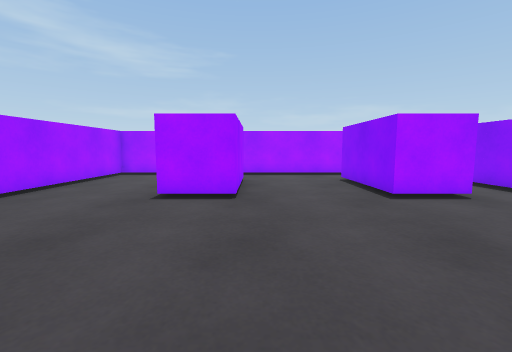
View 1 (above)

12 first-person views from a walk through a scene from a Unity 3-D project. The camera is 0.62 m above the floor, tilts 6° down and sees 90° across. The floor is counted in squares, 0.5 m on a side. Each view is taken from the middle of a square. On the plan, view 1 faces up. The plan holds only what a view shows up to about 12 squares ahead; the rest is blank. The place goes on beyond the plan.

View 2
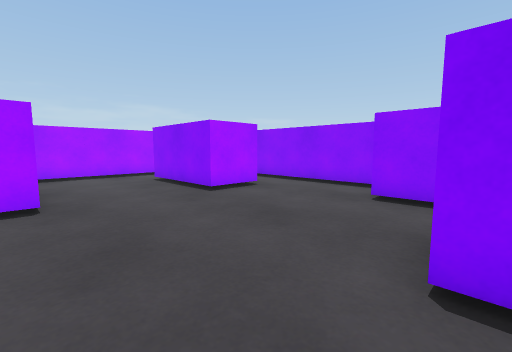

View 3
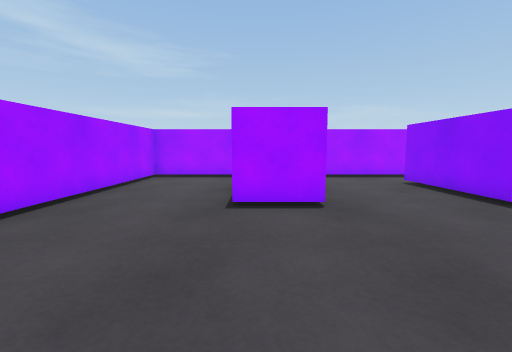

View 4
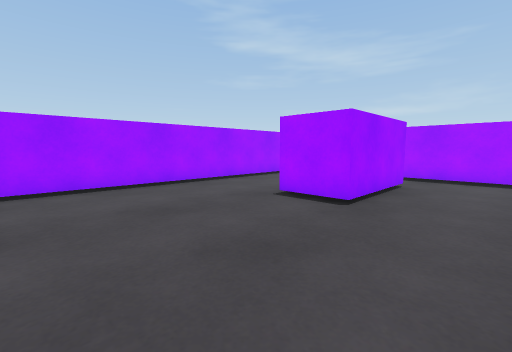

View 5
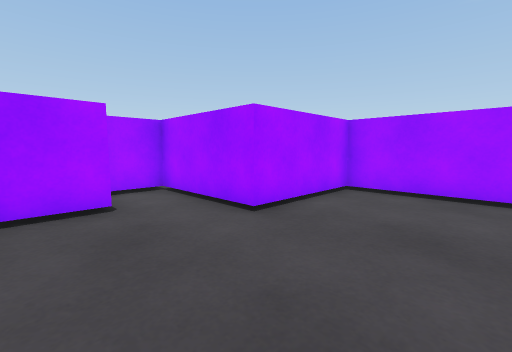

View 6
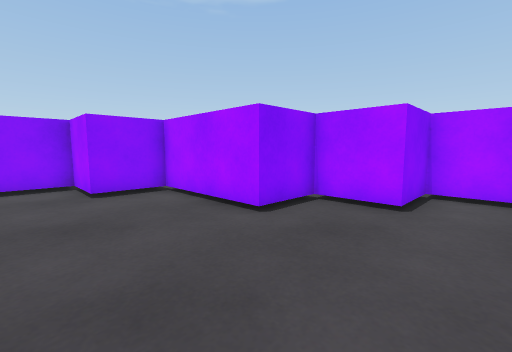

View 7
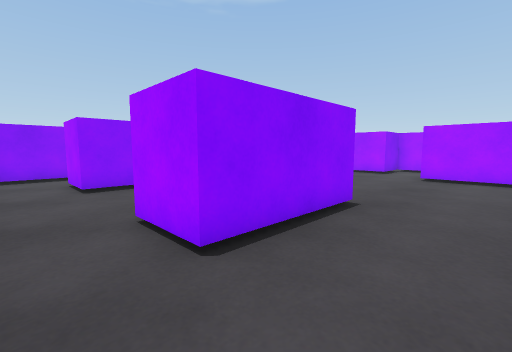

View 8
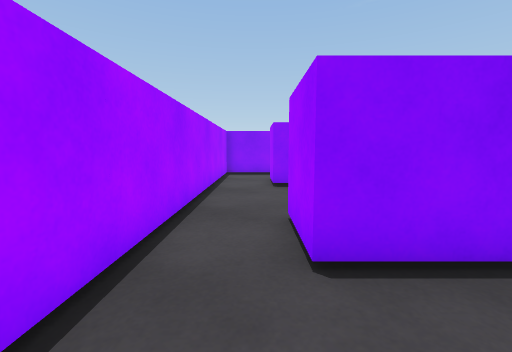

View 9
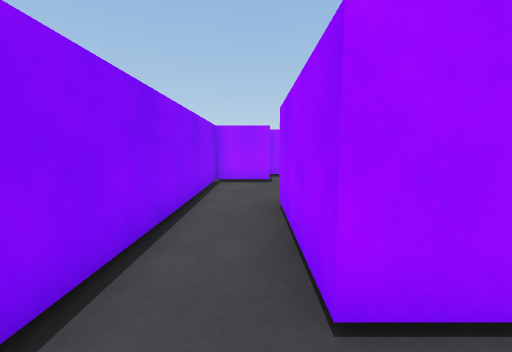

View 10
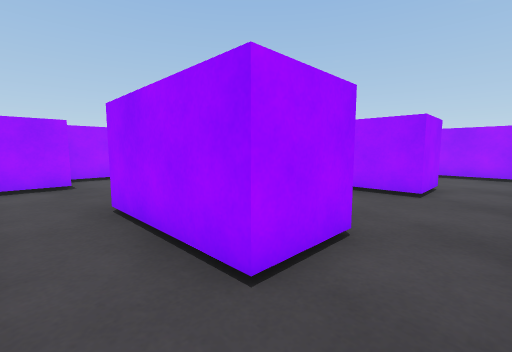

View 11
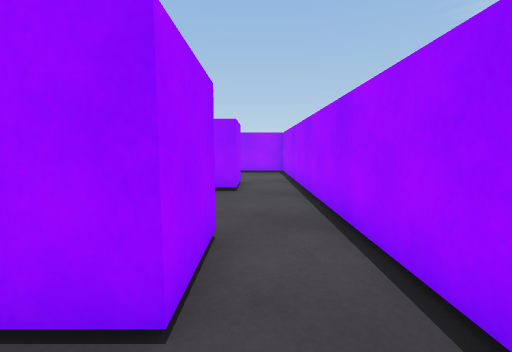

View 12
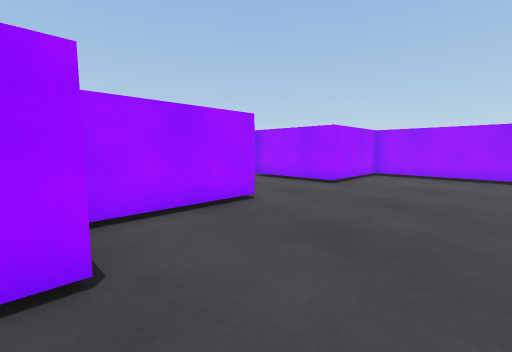

### Floor plan
Points are (right, up) in squares from view 1. A wall is a line through its corners. A room is listed if a view was taken in it or the views show most of it. See-through windows are left out.
Room 1 (views 1, 2, 3, 4, 5, 6, 7, 8, 9, 10, 11, 12)
walls: (-0.5, 6.4) (-2.5, 6.4) (-2.5, 10.4) (-0.5, 10.4) (-0.5, 6.4); (3.5, 6.4) (3.5, 10.4) (5.5, 10.4) (5.5, 6.4) (3.5, 6.4); (7, 12.4) (-6.5, 12.4) (-6.5, 0.4) (-2.5, 0.4) (-2.5, -3.6) (-0.5, -3.6) (-0.5, -1.6) (1.5, -1.6) (1.5, 0.4) (5.5, 0.4) (5.5, 2.4) (7.5, 2.4) (7.5, 12.1)

Where each view was taken, in squares from view 1:
view 1: 0 up, 0 right, facing up
view 2: 0 up, 1 left, facing up-right
view 3: 1 up, 2 left, facing up
view 4: 1 up, 2 right, facing up-left
view 5: 4 up, 1 right, facing down-left
view 6: 4 up, 2 left, facing down-right
view 7: 12 up, 5 left, facing down-right
view 8: 11 up, 5 left, facing right
view 9: 12 up, 6 right, facing down
view 10: 12 up, 7 right, facing down-left
view 11: 11 up, 7 right, facing left
view 12: 5 up, 6 right, facing down-left
